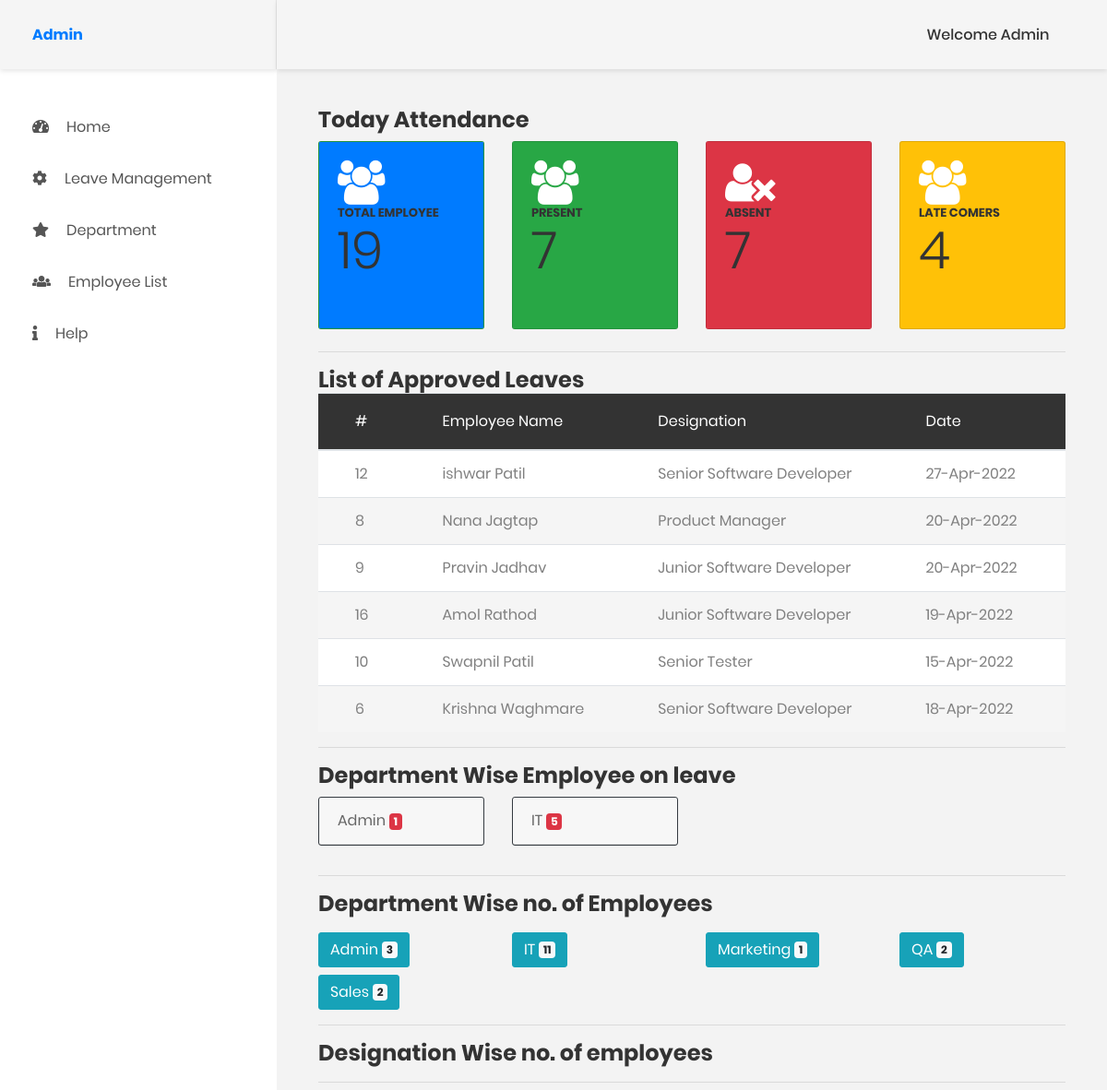
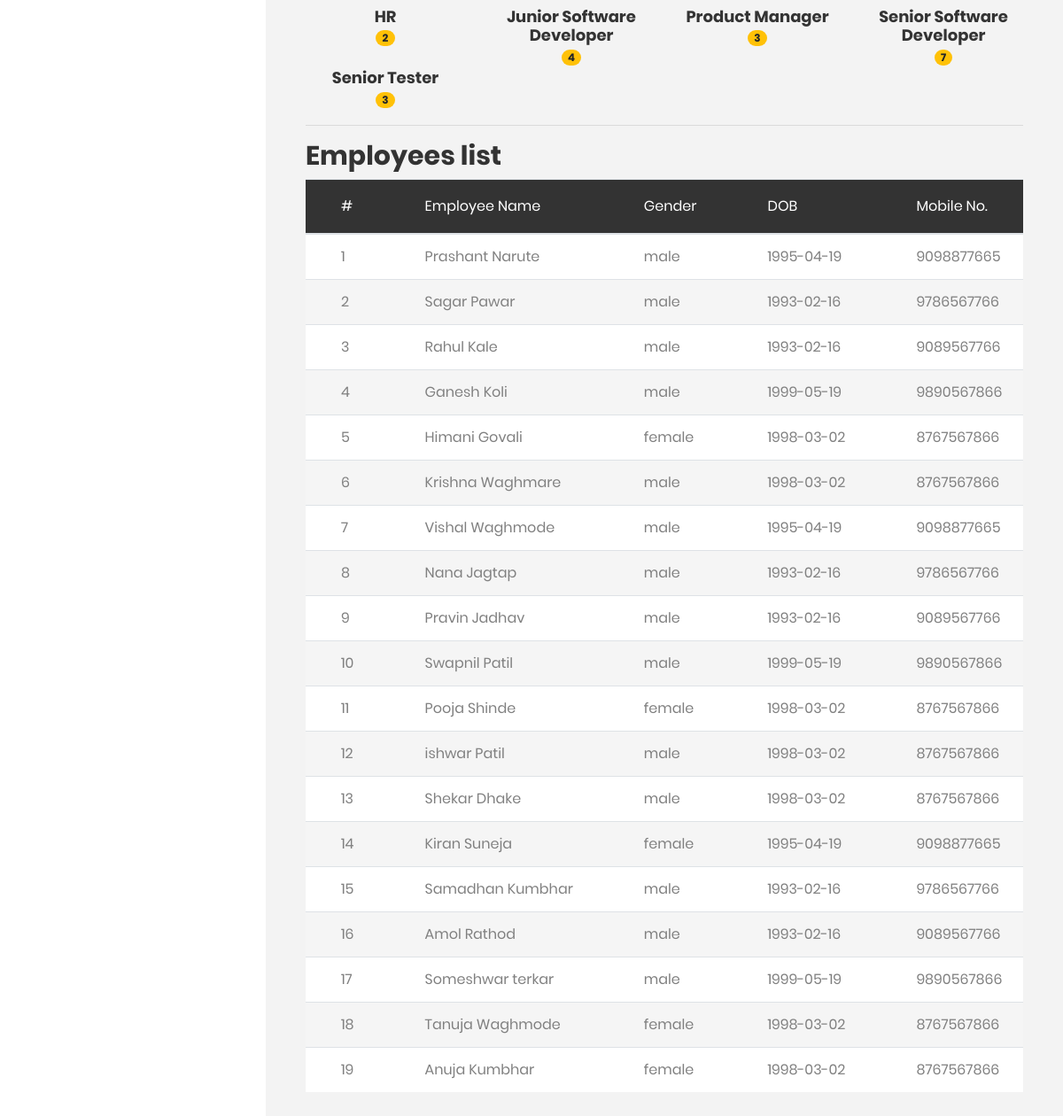
The page / on the database its author committed (2 pictures, top to bottom).
### tables this page shows
CREATE TABLE `leaves` (
  `id` int(11) NOT NULL,
  `employee_id` int(11) NOT NULL,
  `from_leave_date` date DEFAULT NULL,
  `remark` varchar(100) DEFAULT NULL,
  `status` tinyint(1) NOT NULL COMMENT '0=>''disapprove'',1=>''approve'',2=>''pending'',3=>''absent'',4=>''late'',5=>''leave'''
);

CREATE TABLE `employee` (
  `id` int(11) NOT NULL,
  `first_name` varchar(100) DEFAULT NULL,
  `middle_name` varchar(100) DEFAULT NULL,
  `last_name` varchar(100) DEFAULT NULL,
  `department` varchar(50) DEFAULT NULL,
  `gender` enum('male','female') DEFAULT NULL,
  `dob` date NOT NULL,
  `email` varchar(200) NOT NULL,
  `mobile_no` bigint(20) NOT NULL,
  `designation` varchar(100) DEFAULT NULL,
  `join_date` date NOT NULL,
  `is_active` tinyint(4) NOT NULL DEFAULT 1 COMMENT '0=>''deactive'',1=>''active''',
  `created` datetime NOT NULL DEFAULT current_timestamp(),
  `modified` datetime NOT NULL DEFAULT current_timestamp() ON UPDATE current_timestamp()
);

### Main.php (called while the page is built)
<?php
      include 'db_config.php';
class Main {
public function total_employee()
{
	global $pdo;
	$sql="SELECT * FROM employee";
	$stmt=$pdo->prepare($sql);
	$stmt->execute();
    return $stmt->rowCount();
 }
public function Check_employee_Leave($status)
{
	global $pdo,$TodayDate;
	$sql="SELECT * FROM `leaves` WHERE from_leave_date =:TodayDate AND status =:status";
	$stmt=$pdo->prepare($sql);
	$stmt->execute(["TodayDate"=>$TodayDate,"status"=>$status]);
    return $stmt->rowCount();
 }
public function DepartmentWiseLeave()
{
	global $pdo;
$sql="SELECT employee.department,COUNT(employee.department) as 'total_department' FROM leaves INNER JOIN employee ON leaves.employee_id = employee.id WHERE leaves.status = 1 GROUP BY employee.department";
	$stmt=$pdo->prepare($sql);
	$stmt->execute();
    if($stmt->rowCount()>0){
       return $stmt->fetchAll();
	}
 }
public function DepartmentWiseNo_Employee()
{
	global $pdo;
$sql="SELECT department,COUNT(id) as 'departmentwise_no_employee' FROM employee GROUP BY department";
	$stmt=$pdo->prepare($sql);
	$stmt->execute();
    if($stmt->rowCount()>0){
       return $stmt->fetchAll();
	}
 }
public function DesignationWiseNo_Employee()
{
	global $pdo;
$sql="SELECT designation,COUNT(id) as 'designationwise_no_employee' FROM employee GROUP BY designation";
	$stmt=$pdo->prepare($sql);
	$stmt->execute();
    if($stmt->rowCount()>0){
       return $stmt->fetchAll();
	}
 }
public function GetApprovedLeaves()
{
	global $pdo;
	$query="SELECT * FROM leaves INNER JOIN employee ON leaves.employee_id = employee.id WHERE leaves.status=1";
    $stmt4=$pdo->prepare($query);
	$stmt4->execute();
    if($stmt4->rowCount()>0){
       return $result5=$stmt4->fetchAll();
	}
}
public function EmployeesLists()
{
	global $pdo;
	$query="SELECT * FROM employee";
    $stmt4=$pdo->prepare($query);
	$stmt4->execute();
    if($stmt4->rowCount()>0){
       return $result5=$stmt4->fetchAll();
	}
}
}
?>

### db_config.php (called while the page is built, shortened)
<?php
$TodayDate = date( 'Y-m-d', time ());
?>

### index.php (the view, shortened to what this page needs)
<?php
    include "Main.php";
    $obj = new Main();
?>
<!DOCTYPE html>
<html lang="en">
<head>
    <link href="assets/css/font-face.css" rel="stylesheet" media="all">
    <link href="assets/vendor/font-awesome-4.7/css/font-awesome.min.css" rel="stylesheet" media="all">
    <link href="assets/vendor/font-awesome-5/css/fontawesome-all.min.css" rel="stylesheet" media="all">
    <link href="https://stackpath.bootstrapcdn.com/font-awesome/4.7.0/css/font-awesome.min.css" rel="stylesheet" media="all">
    <link href="assets/vendor/mdi-font/css/material-design-iconic-font.min.css" rel="stylesheet" media="all">
    <link href="assets/vendor/bootstrap-4.1/bootstrap.min.css" rel="stylesheet" media="all">
    <link href="assets/css/theme.css" rel="stylesheet" media="all">
</head>
<body>
<div class="page-wrapper">
        <aside class="menu-sidebar d-none d-lg-block">
            <div class="logo">
                <a href="#">
                   <b> Admin</b>
                </a>
            </div>
            <div class="menu-sidebar__content js-scrollbar1">
                <nav class="navbar-sidebar">
                    <ul class="list-unstyled navbar__list">
                        <li class="">
                            <a href="">
                                <i class="fas fa-tachometer-alt"></i>Home</a>
                        </li>
                        <li class="">
                            <a href="">
                                <i class="fas fa-cog"></i>Leave Management</a>
                        </li>
                        <li class="">
                            <a href="">
                            <i class="fas fa-star"></i>Department</a>
                        </li>
                        <li class="">
                            <a href="">
                                <i class="fas fa-users"></i>Employee List</a>
                        </li>
                        <li class="">
                            <a href="">
                                <i class="fas fa-info"></i>Help</a>
                        </li>
                    </ul>
                </nav>
            </div>
        </aside>
        <div class="page-container">
            <header class="header-desktop">
                <div class="section__content section__content--p30">
                    <div class="container-fluid">
                        <div class="header-wrap">
                            <div class="header-button">
                                <div class="account-wrap">
                                    <div class="account-item clearfix js-item-menu">
                                        <div class="content">
                                            <a class="js-acc-btn" href="#">Welcome Admin</a>
                                        </div>
                                    </div>
                                </div>
                            </div>
                        </div>
                    </div>
                </div>
            </header>
            <div class="main-content">
                <div class="section__content section__content--p30">
                    <div class="container-fluid">
                       <div class="row">
         <div class="col">
                <h3>Today Attendance</h3>
            <div class="row mb-3">
                <div class="col-xl-3 col-sm-6 py-2">
                    <div class="card bg-success text-white h-100">
                        <div class="card-body bg-primary">
                            <div class="rotate">
                                <i class="fa fa-users fa-3x"></i>
                            </div>
                            <h6 class="text-uppercase">Total Employee</h6>
                            <h1 class="display-4">
                                <?php
                                     echo $obj->total_employee();
                                 ?>
                            </h1>
                        </div>
                    </div>
                </div>
                <div class="col-xl-3 col-sm-6 py-2">
                    <div class="card text-white bg-success h-100">
                        <div class="card-body bg-success">
                            <div class="rotate">
                                <i class="fa fa-users fa-3x"></i>
                            </div>
                            <h6 class="text-uppercase">Present</h6>
                            <h1 class="display-4">
                                <?php
                                     echo $obj->Check_employee_Leave(5);
                                 ?>
                            </h1>
                        </div>
                    </div>
                </div>
                <div class="col-xl-3 col-sm-6 py-2">
                    <div class="card text-white bg-danger h-100">
                        <div class="card-body bg-danger">
                            <div class="rotate">
                                <i class="fa fa-user-times fa-3x"></i>
                            </div>
                            <h6 class="text-uppercase">Absent</h6>
                            <h1 class="display-4">
                                <?php
                                     echo $obj->Check_employee_Leave(3);
                                 ?>
                            </h1>
                        </div>
                    </div>
                </div>
                <div class="col-xl-3 col-sm-6 py-2">
                    <div class="card text-white bg-warning h-100">
                        <div class="card-body">
                            <div class="rotate">
                                <i class="fa fa-users fa-3x"></i>
                            </div>
                            <h6 class="text-uppercase">Late comers</h6>
                            <h1 class="display-4">
                                <?php
                                     echo $obj->Check_employee_Leave(4);
                                 ?>
                            </h1>
                        </div>
                    </div>
                </div>
            </div>
           <hr>
                <h3>List of Approved Leaves</h3>
            <div class="row">
                <div class="col-lg-12 col-md-12">
                    <div class="table-responsive">
<?php
  if($obj->GetApprovedLeaves()){
    ?>
                        <table class="table table-border table-striped table-earning">
                            <thead class="thead-inverse">
                                <tr>
                                    <th>#</th>
                                    <th>Employee Name</th>
                                    <th>Designation</th>
                                    <th>Date</th>
                                    <th>Status</th>
                                </tr>
                            </thead>
                            <tbody>
               <?php
                   foreach ($obj->GetApprovedLeaves() as $data) {
                      ?>
                                <tr>
                                    <td><?php echo $data['id']?></td>
                                    <td><?php echo $data['first_name'].' '.$data['last_name']?></td>
                                    <td><?php echo $data['designation']?></td>
                                    <td><?php echo date('d-M-Y',strtotime($data['from_leave_date']))?></td>
                                    <td><span class="badge badge-pill badge-success">Approved</span></td>
                                </tr>
                        <?php }?>
                            </tbody>
                        </table>
<?php }?>
                    </div>
                </div>
            </div>
<hr>
<h3> Department Wise Employee on leave</h3>
<div class="row mt-2">
<?php
    if($obj->DepartmentWiseLeave()){
        foreach ($obj->DepartmentWiseLeave() as $data) {
?>
    <div class="col-md-3">
        <div class="card border-dark mb-3" style="max-width: 18rem;">
              <div class="card-header"><?php echo $data['department']?> <span class="badge badge-danger"><?php echo $data['total_department']?></span></div>
        </div>
    </div>
<?php }}?>
</div>
<hr>
<h3> Department Wise no. of Employees</h3>
<div class="row mt-2">
    <?php
        if($obj->DepartmentWiseNo_Employee()){
           foreach ($obj->DepartmentWiseNo_Employee() as $data) {
     ?>
    <div class="col-md-3 mt-2">
<button type="button" class="btn btn-info">
  <?php echo $data['department']?> <span class="badge badge-light"><?php echo $data['departmentwise_no_employee']?></span>
</button>
    </div>
<?php }}?>
</div>
<hr>
<h3> Designation Wise no. of employees</h3>
<hr>
            <div class="row placeholders mb-3">
    <?php
        if($obj->DesignationWiseNo_Employee()){
           foreach ($obj->DesignationWiseNo_Employee() as $data) {
     ?>
                <div class="col-6 col-sm-3 placeholder text-center">
                    <h4> <?php echo $data['designation']?> </h4>
                    <span class="badge badge-pill badge-warning"><?php echo $data['designationwise_no_employee']?></span>
                </div>
<?php }}?>
            </div>
            <hr>
            <h2 class="sub-header mt-3">Employees list</h2>
 <div class="table-responsive mt-2">
<?php
  if($obj->EmployeesLists()){
    ?>
                        <table class="table table-border table-striped table-earning">
                            <thead class="thead-inverse">
                                <tr>
                                    <th>#</th>
                                    <th>Employee Name</th>
                                    <th>Gender</th>
                                    <th>DOB</th>
                                    <th>Mobile No.</th>
                                </tr>
                            </thead>
                            <tbody>
              <?php
                     $sr_no = 1;
                   foreach ($obj->EmployeesLists() as $data) {
                      ?>
                                <tr>
                                    <td><?php echo $sr_no++?></td>
                                    <td><?php echo $data['first_name'].' '.$data['last_name']?></td>
                                    <td><?php echo $data['gender']?></td>
                                    <td><?php echo $data['dob']?></td>
                                    <td><?php echo $data['mobile_no']?></td>
                                </tr>
                        <?php }?>
                            </tbody>
                        </table>
<?php }?>
                    </div>
                    </div>
                </div>
            </div>
        </div>
    </div>
</body>
</html>

### rows shown on the page
leaves: employee "12", employee.first_name "ishwar", employee.last_name "Patil", employee.designation "Senior Software Developer", from_leave_date "27-Apr-2022"
leaves: employee "8", employee.first_name "Nana", employee.last_name "Jagtap", employee.designation "Product Manager", from_leave_date "20-Apr-2022"
leaves: employee "9", employee.first_name "Pravin", employee.last_name "Jadhav", employee.designation "Junior Software Developer", from_leave_date "20-Apr-2022"
leaves: employee "16", employee.first_name "Amol", employee.last_name "Rathod", employee.designation "Junior Software Developer", from_leave_date "19-Apr-2022"
leaves: employee "10", employee.first_name "Swapnil", employee.last_name "Patil", employee.designation "Senior Tester", from_leave_date "15-Apr-2022"
leaves: employee "6", employee.first_name "Krishna", employee.last_name "Waghmare", employee.designation "Senior Software Developer", from_leave_date "18-Apr-2022"
employee: first_name "Prashant", last_name "Narute", gender "male", dob "1995-04-19", mobile_no "9098877665"
employee: first_name "Sagar", last_name "Pawar", gender "male", dob "1993-02-16", mobile_no "9786567766"
employee: first_name "Rahul", last_name "Kale", gender "male", dob "1993-02-16", mobile_no "9089567766"
employee: first_name "Ganesh", last_name "Koli", gender "male", dob "1999-05-19", mobile_no "9890567866"
employee: first_name "Himani", last_name "Govali", gender "female", dob "1998-03-02", mobile_no "8767567866"
employee: first_name "Krishna", last_name "Waghmare", gender "male", dob "1998-03-02", mobile_no "8767567866"
employee: first_name "Vishal", last_name "Waghmode", gender "male", dob "1995-04-19", mobile_no "9098877665"
employee: first_name "Nana", last_name "Jagtap", gender "male", dob "1993-02-16", mobile_no "9786567766"
employee: first_name "Pravin", last_name "Jadhav", gender "male", dob "1993-02-16", mobile_no "9089567766"
employee: first_name "Swapnil", last_name "Patil", gender "male", dob "1999-05-19", mobile_no "9890567866"
employee: first_name "Pooja", last_name "Shinde", gender "female", dob "1998-03-02", mobile_no "8767567866"
employee: first_name "ishwar", last_name "Patil", gender "male", dob "1998-03-02", mobile_no "8767567866"
employee: first_name "Shekar", last_name "Dhake", gender "male", dob "1998-03-02", mobile_no "8767567866"
employee: first_name "Kiran", last_name "Suneja", gender "female", dob "1995-04-19", mobile_no "9098877665"
employee: first_name "Samadhan", last_name "Kumbhar", gender "male", dob "1993-02-16", mobile_no "9786567766"
employee: first_name "Amol", last_name "Rathod", gender "male", dob "1993-02-16", mobile_no "9089567766"
employee: first_name "Someshwar", last_name "terkar", gender "male", dob "1999-05-19", mobile_no "9890567866"
employee: first_name "Tanuja", last_name "Waghmode", gender "female", dob "1998-03-02", mobile_no "8767567866"
employee: first_name "Anuja", last_name "Kumbhar", gender "female", dob "1998-03-02", mobile_no "8767567866"

### other values the page prints
$obj->total_employee() "19"
$obj->Check_employee_Leave(5) "7"
$obj->Check_employee_Leave(3) "7"
$obj->Check_employee_Leave(4) "4"
$data['department'] "Admin"
$data['total_department'] "1"
$data['department'] "IT"
$data['total_department'] "5"
$data['departmentwise_no_employee'] "3"
$data['departmentwise_no_employee'] "11"
$data['department'] "Marketing"
$data['departmentwise_no_employee'] "1"
$data['department'] "QA"
$data['departmentwise_no_employee'] "2"
$data['department'] "Sales"
